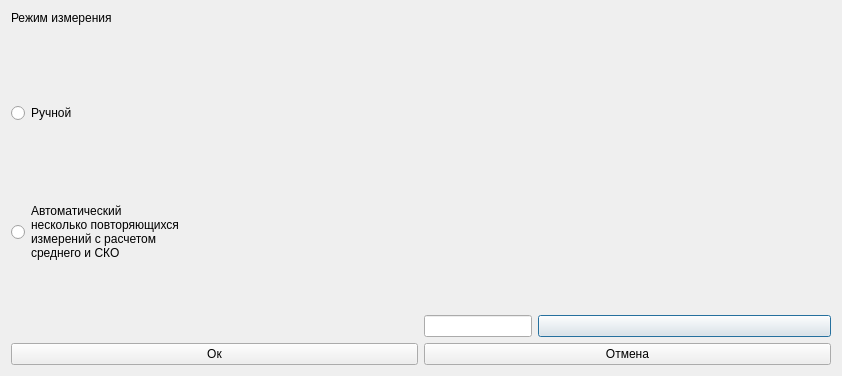
<?xml version="1.0" encoding="UTF-8"?>
<ui version="4.0">
 <class>Measuring_mode</class>
 <widget class="QDialog" name="Measuring_mode">
  <property name="geometry">
   <rect>
    <x>0</x>
    <y>0</y>
    <width>842</width>
    <height>376</height>
   </rect>
  </property>
  <property name="windowTitle">
   <string>Dialog</string>
  </property>
  <layout class="QGridLayout" name="gridLayout">
   <item row="0" column="0">
    <widget class="QLabel" name="label_9">
     <property name="text">
      <string>Режим измерения</string>
     </property>
    </widget>
   </item>
   <item row="1" column="0" colspan="2">
    <layout class="QHBoxLayout" name="horizontalLayout_7">
     <item>
      <layout class="QVBoxLayout" name="verticalLayout">
       <item>
        <widget class="QRadioButton" name="radioButton_4">
         <property name="text">
          <string>Ручной</string>
         </property>
        </widget>
       </item>
       <item>
        <widget class="QRadioButton" name="radioButton_5">
         <property name="text">
          <string>Автоматический
несколько повторяющихся
измерений с расчетом
среднего и СКО</string>
         </property>
        </widget>
       </item>
      </layout>
     </item>
     <item>
      <layout class="QVBoxLayout" name="verticalLayout_8">
       <item>
        <spacer name="verticalSpacer_2">
         <property name="orientation">
          <enum>Qt::Vertical</enum>
         </property>
         <property name="sizeHint" stdset="0">
          <size>
           <width>20</width>
           <height>30</height>
          </size>
         </property>
        </spacer>
       </item>
       <item>
        <layout class="QHBoxLayout" name="horizontalLayout">
         <item>
          <widget class="QLineEdit" name="lineEdit_7">
           <property name="sizePolicy">
            <sizepolicy hsizetype="Fixed" vsizetype="Fixed">
             <horstretch>0</horstretch>
             <verstretch>0</verstretch>
            </sizepolicy>
           </property>
          </widget>
         </item>
         <item>
          <widget class="QPushButton" name="pushButton_8">
           <property name="sizePolicy">
            <sizepolicy hsizetype="Preferred" vsizetype="Preferred">
             <horstretch>0</horstretch>
             <verstretch>0</verstretch>
            </sizepolicy>
           </property>
           <property name="text">
            <string/>
           </property>
           <property name="icon">
            <iconset resource="myres.qrc">
             <normaloff>:/images/keyboard_icon-icons.com_71162.png</normaloff>:/images/keyboard_icon-icons.com_71162.png</iconset>
           </property>
          </widget>
         </item>
        </layout>
       </item>
      </layout>
     </item>
    </layout>
   </item>
   <item row="2" column="0">
    <widget class="QPushButton" name="pushButton">
     <property name="text">
      <string>Ок</string>
     </property>
    </widget>
   </item>
   <item row="2" column="1">
    <widget class="QPushButton" name="pushButton_2">
     <property name="text">
      <string>Отмена</string>
     </property>
    </widget>
   </item>
  </layout>
 </widget>
 <resources>
  <include location="myres.qrc"/>
 </resources>
 <connections/>
</ui>
